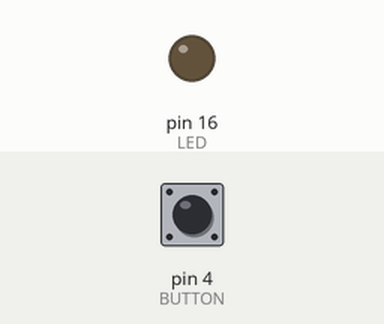
This sketch was run on a simulated Arduino Uno, built with avr-gcc and run on an emulated ATmega328P. Shown: output pins drawn as LEDs (lit = HIGH). Inputs (shaded band) come from the test bench; at power-on: pin 4 (BUTTON) HIGH. What the sketch prints to the serial monitor is not drawn.

Above: at 1.2 s.
1.3 s: pin 4 (BUTTON) pulled LOW for 0.15 s
At 1.37 s:
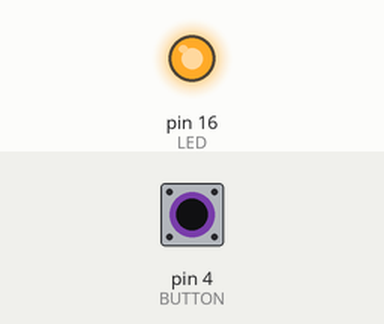
2.9 s: pin 4 (BUTTON) pulled LOW for 3.2 s
At 6.5 s:
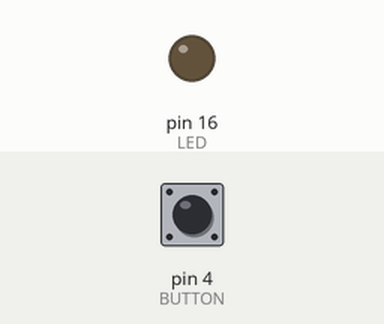
Timing chart, 0 to 8.0 s (numbered marks = the images above; inputs shaded):
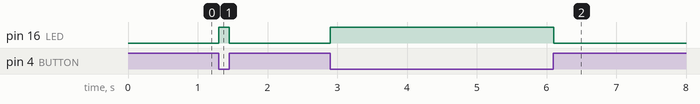

The sketch:

test3-1.ino
```cpp
#define LED 16
#define BUTTON 4

void setup() {
  pinMode(LED, OUTPUT);
  pinMode(BUTTON, INPUT_PULLUP);
  Serial.begin(115200);
}

void loop() {
  int btnState = digitalRead(BUTTON);
  Serial.println(btnState);
  if (btnState == LOW) {
    digitalWrite(LED, HIGH);   // 버튼 눌림 → LED ON
  } else {
    digitalWrite(LED, LOW);    // 버튼 안눌림 → LED OFF
  }
}
```

Measured:
- after the input at 1.3 s, pin 16 (LED): LOW → HIGH at once, → LOW 0.15 s later
- after the input at 2.9 s, pin 16 (LED): LOW → HIGH at once, → LOW 3.2 s later
